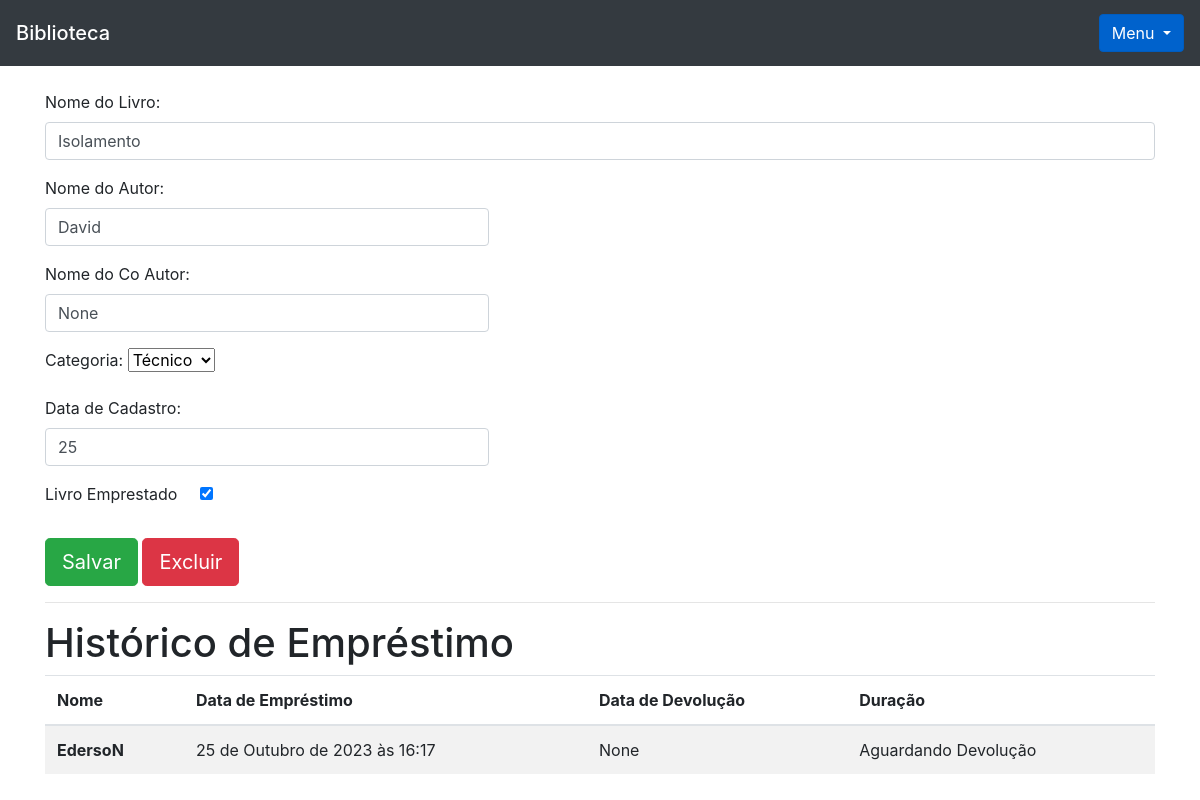
The app's page /livro/ver_livro/12 (signed in) with its own data.
### livro/models.py (models this page shows, shortened)
class Livros(models.Model):
    nome = models.CharField(max_length=100)
    autor = models.CharField(max_length=30)
    co_autor = models.CharField(max_length=30, blank=True, null = True)
    data_cadastro = models.DateField( default = date.today)
    emprestado = models.BooleanField(default=False)
    categoria = models.ForeignKey(Categoria, on_delete=models.DO_NOTHING)
    usuario = models.ForeignKey(Usuario, on_delete=models.DO_NOTHING)
    class Meta:
        verbose_name = 'Livro'

class Emprestimo(models.Model):
    choices = (
        ('P','Péssimo'),
        ('R','Ruim'),
        ('B','Bom'),
        ('O','Ótimo')
    )
    nome_emprestado = models.ForeignKey(Usuario,blank = True, null = True, on_delete=models.DO_NOTHING)
    nome_emprestado_anonimo = models.CharField(max_length= 30, blank = True, null = True)
    data_emprestimo = models.DateTimeField(default=datetime.datetime.now())
    data_devolucao = models.DateTimeField(blank=True, null = True)
    livro = models.ForeignKey(Livros, on_delete=models.DO_NOTHING)
    avaliacao = models.CharField(max_length=1, choices=choices, null=True, blank=True)

### usuario/models.py (models this page shows)
class Usuario(models.Model):
    nome = models.CharField(max_length=30)
    email = models.EmailField()
    senha = models.CharField(max_length=64)
    def __str__(self) -> str:
        return self.nome

### livro/views.py (the view)
# urls.py: path("ver_livro/<int:id>", views.ver_livro, name = 'ver_livro'),
def ver_livro(request, id):
    if request.session.get('usuario'):
        livro = Livros.objects.get(id = id)
        if request.session.get('usuario') == livro.usuario.id :
            categoria_livro = Categoria.objects.all()
            usuario = Usuario.objects.get(id = request.session['usuario'])
            emprestimos = Emprestimo.objects.filter(livro = livro)
            form = CadastroLivro()
            form.fields['usuario'].initial = request.session['usuario']
            form.fields['categoria'].queryset = Categoria.objects.filter(usuario= usuario)
            form_categoria = CategoriaLivro()
            usuarios = Usuario.objects.all()
            livros = Livros.objects.filter(usuario_id = request.session.get('usuario'))
            livros_emprestar = Livros.objects.filter(usuario = usuario).filter(emprestado = False)
            livros_emprestados = Livros.objects.filter(usuario = usuario ).filter(emprestado = True )
            return render(request, 'ver_livro.html', {  'livro': livro,
                                                        'categoria_livro': categoria_livro,
                                                        'emprestimos': emprestimos,
                                                        'usuario_logado': request.session.get('usuario'),
                                                        'form': form,
                                                        'id_livro': id,
                                                        'form_categoria':form_categoria,
                                                        'usuarios':usuarios,
                                                        'livros':livros,
                                                        'livros_emprestar':livros_emprestar,
                                                        'livros_emprestados':  livros_emprestados
                                                    })
        else:
            return redirect('/livro/home')
    return redirect('/auth/login/?status2')

### livro/forms.py
class CadastroLivro(forms.ModelForm):
    class Meta:
        model = Livros
        fields = ("__all__")
    def __init__(self, *args, **kwargs):
        super().__init__(*args, **kwargs)
        self.fields['usuario'].widget = forms.HiddenInput()

class CategoriaLivro(forms.Form):
    nome = forms.CharField(max_length=30)
    descricao = forms.CharField(max_length=60)
    def __init__(self, *args, **kwargs):
        super().__init__( *args, **kwargs)
        self.fields['descricao'].widget = forms.Textarea()

### livro/models.py (called while the page is built)
    def __str__(self) -> str:
        return self.nome

### livro/templatetags/filtros.py (called while the page is built)
@register.filter
def mostra_duracao(value1, value2):
    if all ((isinstance(value1, datetime), (isinstance(value2, datetime)))):
        dias = (value1 - value2).days
        texto = 'dias'
        if dias == 1:
            texto = 'dia'
        return f"{dias} {texto}"
    return('Aguardando Devolução')

### livro/templates/ver_livro.html (shortened to what this page needs)
{% extends 'base.html' %}
{% load filtros %}
{% block 'conteudo' %}
<div class="container">
<br>
<form action"#" method="POST">
            <p>
                <label>Nome do Livro:</label>
                    <input class="form-control" type="text" value={{livro.nome}}></input>
            </p>
            <p>
                <label>Nome do Autor:</label>
                    <input style="width: 40%;" class="form-control" type="text" value={{livro.autor}}></input>
            </p>
            <p>
                <label>Nome do Co Autor:</label>
                    <input style="width: 40%;" class="form-control" type="text" value={{livro.co_autor}}></input>
            </p>
            <p>
            <label>Categoria:</label>
            <select name="categoria">
                {% for i in categoria_livro%}
                    {% if livro.categoria.nome == i.nome %}
                        <option selected>{{i}}</option>
                    {% else %}
                        <option>{{i}}</option>
                    {% endif %}
                {% endfor %}
            </select>
            </p>
            <p>
                <label>Data de Cadastro:</label>
                    <input style="width: 40%;" class="form-control" type="text" value={{livro.data_cadastro}}></input>
            </p>
                <label>Livro Emprestado &nbsp; &nbsp;</label>
                    {% if livro.emprestado %}
                        <input checked class="transform: scale(2.0)" type="checkbox" name="emprestado">
                    {% else %}
                        <input class="transform: scale(2.0)" type="checkbox" name="emprestado">
                    {% endif %}
            <br><br>
            <input type="submit" class="btn btn-success btn-lg" value="Salvar">
            <button type="button" class="btn btn-danger btn-lg" data-toggle="modal" data-target="#exampleModal2">
                Excluir
              </button>
</form>
<hr>
<h1> Histórico de Empréstimo</h1>
<table class="table table-striped">
    <thead>
      <tr>
        <th scope="col">Nome</th>
        <th scope="col">Data de Empréstimo</th>
        <th scope="col">Data de Devolução</th>
        <th scope="col">Duração</th>
      </tr>
    </thead>
    <tbody>
    {% for i in emprestimos%}
                <tr>
                    {% if i.nome_emprestado_anonimo == None %}
                        <th scope="row">{{i.nome_emprestado}}</th>
                    {% else %}
                        <th scope="row">{{i.nome_emprestado_anonimo}}</th>
                    {% endif %}
                        <td>{{i.data_emprestimo}}</td>
                        <td>{{i.data_devolucao}}</td>
                        <td>{{i.data_devolucao|mostra_duracao:i.data_emprestimo}}</td>
                </tr>
    {% endfor %}
    </tbody>
  </table>
</div>
{% endblock %}

### records on screen
Livros: nome "Isolamento", co_autor "None"
Emprestimo: nome_emprestado "EdersoN", data_emprestimo "25 de Outubro de 2023 às 16:17", data_devolucao "None", data_devolucao|mostra_duracao "Aguardando Devolução"

### other values on screen
form field categoria "Técnico"
